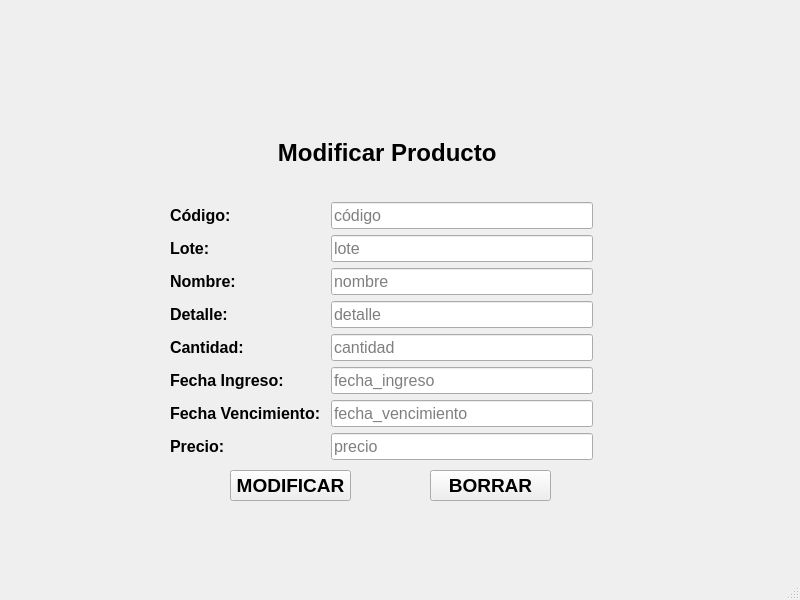
<?xml version="1.0" encoding="UTF-8"?>
<ui version="4.0">
 <class>MainWindow</class>
 <widget class="QMainWindow" name="MainWindow">
  <property name="geometry">
   <rect>
    <x>0</x>
    <y>0</y>
    <width>800</width>
    <height>600</height>
   </rect>
  </property>
  <property name="windowTitle">
   <string>MainWindow</string>
  </property>
  <widget class="QWidget" name="centralwidget">
   <widget class="QPushButton" name="btn_agregar_2">
    <property name="geometry">
     <rect>
      <x>430</x>
      <y>470</y>
      <width>121</width>
      <height>31</height>
     </rect>
    </property>
    <property name="font">
     <font>
      <pointsize>14</pointsize>
      <weight>75</weight>
      <bold>true</bold>
     </font>
    </property>
    <property name="text">
     <string>BORRAR</string>
    </property>
   </widget>
   <widget class="QPushButton" name="btn_agregar">
    <property name="geometry">
     <rect>
      <x>230</x>
      <y>470</y>
      <width>121</width>
      <height>31</height>
     </rect>
    </property>
    <property name="font">
     <font>
      <pointsize>14</pointsize>
      <weight>75</weight>
      <bold>true</bold>
     </font>
    </property>
    <property name="text">
     <string>MODIFICAR</string>
    </property>
   </widget>
   <widget class="QWidget" name="layoutWidget">
    <property name="geometry">
     <rect>
      <x>170</x>
      <y>110</y>
      <width>441</width>
      <height>350</height>
     </rect>
    </property>
    <layout class="QGridLayout" name="gridLayout">
     <item row="5" column="0">
      <widget class="QLabel" name="detalle">
       <property name="font">
        <font>
         <pointsize>12</pointsize>
         <weight>75</weight>
         <bold>true</bold>
        </font>
       </property>
       <property name="text">
        <string>Detalle: </string>
       </property>
      </widget>
     </item>
     <item row="3" column="0">
      <widget class="QLabel" name="nombre">
       <property name="font">
        <font>
         <pointsize>12</pointsize>
         <weight>75</weight>
         <bold>true</bold>
        </font>
       </property>
       <property name="text">
        <string>Nombre: </string>
       </property>
      </widget>
     </item>
     <item row="7" column="0">
      <widget class="QLabel" name="label_5">
       <property name="font">
        <font>
         <pointsize>12</pointsize>
         <weight>75</weight>
         <bold>true</bold>
        </font>
       </property>
       <property name="text">
        <string>Fecha Ingreso:</string>
       </property>
      </widget>
     </item>
     <item row="7" column="1">
      <widget class="QLineEdit" name="input_precio">
       <property name="font">
        <font>
         <pointsize>12</pointsize>
         <weight>50</weight>
         <bold>false</bold>
        </font>
       </property>
       <property name="placeholderText">
        <string>fecha_ingreso</string>
       </property>
      </widget>
     </item>
     <item row="2" column="0">
      <widget class="QLabel" name="label_6">
       <property name="font">
        <font>
         <pointsize>12</pointsize>
         <weight>75</weight>
         <bold>true</bold>
        </font>
       </property>
       <property name="text">
        <string>Lote:</string>
       </property>
      </widget>
     </item>
     <item row="9" column="0">
      <widget class="QLabel" name="label_8">
       <property name="font">
        <font>
         <pointsize>12</pointsize>
         <weight>75</weight>
         <bold>true</bold>
        </font>
       </property>
       <property name="text">
        <string>Precio: </string>
       </property>
      </widget>
     </item>
     <item row="8" column="0">
      <widget class="QLabel" name="label_7">
       <property name="font">
        <font>
         <pointsize>12</pointsize>
         <weight>75</weight>
         <bold>true</bold>
        </font>
       </property>
       <property name="text">
        <string>Fecha Vencimiento: </string>
       </property>
      </widget>
     </item>
     <item row="8" column="1">
      <widget class="QLineEdit" name="input_precio_3">
       <property name="font">
        <font>
         <pointsize>12</pointsize>
         <weight>50</weight>
         <bold>false</bold>
        </font>
       </property>
       <property name="placeholderText">
        <string>fecha_vencimiento</string>
       </property>
      </widget>
     </item>
     <item row="5" column="1">
      <widget class="QLineEdit" name="input_detalle">
       <property name="font">
        <font>
         <pointsize>12</pointsize>
        </font>
       </property>
       <property name="placeholderText">
        <string>detalle</string>
       </property>
      </widget>
     </item>
     <item row="1" column="0">
      <widget class="QLabel" name="codigo">
       <property name="font">
        <font>
         <pointsize>12</pointsize>
         <weight>75</weight>
         <bold>true</bold>
        </font>
       </property>
       <property name="text">
        <string>Código: </string>
       </property>
      </widget>
     </item>
     <item row="6" column="0">
      <widget class="QLabel" name="nombre_2">
       <property name="font">
        <font>
         <pointsize>12</pointsize>
         <weight>75</weight>
         <bold>true</bold>
        </font>
       </property>
       <property name="text">
        <string>Cantidad: </string>
       </property>
      </widget>
     </item>
     <item row="2" column="1">
      <widget class="QLineEdit" name="input_lote">
       <property name="font">
        <font>
         <pointsize>12</pointsize>
         <weight>50</weight>
         <bold>false</bold>
        </font>
       </property>
       <property name="placeholderText">
        <string>lote</string>
       </property>
      </widget>
     </item>
     <item row="6" column="1">
      <widget class="QLineEdit" name="input_precio_5">
       <property name="font">
        <font>
         <pointsize>12</pointsize>
         <weight>50</weight>
         <bold>false</bold>
        </font>
       </property>
       <property name="placeholderText">
        <string>cantidad</string>
       </property>
      </widget>
     </item>
     <item row="9" column="1">
      <widget class="QLineEdit" name="input_precio_4">
       <property name="font">
        <font>
         <pointsize>12</pointsize>
         <weight>50</weight>
         <bold>false</bold>
        </font>
       </property>
       <property name="placeholderText">
        <string>precio</string>
       </property>
      </widget>
     </item>
     <item row="3" column="1">
      <widget class="QLineEdit" name="input_nombre">
       <property name="font">
        <font>
         <pointsize>12</pointsize>
        </font>
       </property>
       <property name="placeholderText">
        <string>nombre</string>
       </property>
      </widget>
     </item>
     <item row="0" column="0" colspan="5">
      <widget class="QLabel" name="Agregar_Producto">
       <property name="font">
        <font>
         <pointsize>18</pointsize>
         <weight>75</weight>
         <bold>true</bold>
        </font>
       </property>
       <property name="text">
        <string>Modificar Producto </string>
       </property>
       <property name="alignment">
        <set>Qt::AlignCenter</set>
       </property>
      </widget>
     </item>
     <item row="1" column="1">
      <widget class="QLineEdit" name="input_cod">
       <property name="font">
        <font>
         <pointsize>12</pointsize>
        </font>
       </property>
       <property name="placeholderText">
        <string>código</string>
       </property>
      </widget>
     </item>
    </layout>
   </widget>
  </widget>
  <widget class="QMenuBar" name="menubar">
   <property name="geometry">
    <rect>
     <x>0</x>
     <y>0</y>
     <width>800</width>
     <height>21</height>
    </rect>
   </property>
  </widget>
  <widget class="QStatusBar" name="statusbar"/>
 </widget>
 <resources/>
 <connections/>
</ui>
